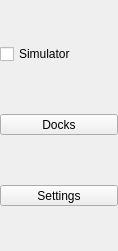
<?xml version="1.0" encoding="UTF-8"?>
<ui version="4.0">
 <class>GuidanceToolbar</class>
 <widget class="QWidget" name="GuidanceToolbar">
  <property name="geometry">
   <rect>
    <x>0</x>
    <y>0</y>
    <width>118</width>
    <height>251</height>
   </rect>
  </property>
  <property name="windowTitle">
   <string>Guidance</string>
  </property>
  <layout class="QVBoxLayout" name="verticalLayout">
   <property name="leftMargin">
    <number>0</number>
   </property>
   <property name="topMargin">
    <number>0</number>
   </property>
   <property name="rightMargin">
    <number>0</number>
   </property>
   <property name="bottomMargin">
    <number>0</number>
   </property>
   <item>
    <widget class="QCheckBox" name="cbSimulator">
     <property name="focusPolicy">
      <enum>Qt::NoFocus</enum>
     </property>
     <property name="text">
      <string>Simulator</string>
     </property>
    </widget>
   </item>
   <item>
    <widget class="QToolButton" name="pbDocks">
     <property name="sizePolicy">
      <sizepolicy hsizetype="Expanding" vsizetype="Fixed">
       <horstretch>0</horstretch>
       <verstretch>0</verstretch>
      </sizepolicy>
     </property>
     <property name="focusPolicy">
      <enum>Qt::NoFocus</enum>
     </property>
     <property name="text">
      <string>Docks</string>
     </property>
     <property name="icon">
      <iconset theme="tab-detach">
       <normaloff>.</normaloff>.</iconset>
     </property>
     <property name="iconSize">
      <size>
       <width>64</width>
       <height>64</height>
      </size>
     </property>
     <property name="toolButtonStyle">
      <enum>Qt::ToolButtonTextUnderIcon</enum>
     </property>
    </widget>
   </item>
   <item>
    <widget class="QToolButton" name="pbSettings">
     <property name="sizePolicy">
      <sizepolicy hsizetype="Expanding" vsizetype="Fixed">
       <horstretch>0</horstretch>
       <verstretch>0</verstretch>
      </sizepolicy>
     </property>
     <property name="focusPolicy">
      <enum>Qt::NoFocus</enum>
     </property>
     <property name="text">
      <string>Settings</string>
     </property>
     <property name="icon">
      <iconset theme="configure">
       <normaloff>.</normaloff>.</iconset>
     </property>
     <property name="iconSize">
      <size>
       <width>64</width>
       <height>64</height>
      </size>
     </property>
     <property name="toolButtonStyle">
      <enum>Qt::ToolButtonTextUnderIcon</enum>
     </property>
    </widget>
   </item>
  </layout>
 </widget>
 <resources/>
 <connections/>
</ui>
